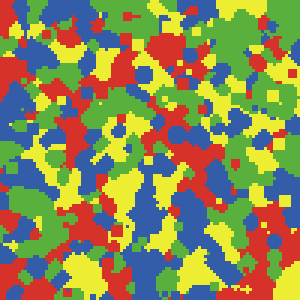
#> input picture Actividad_06/img_25_50.png, 100 x 100 px (shown 3 times larger)
$ python analisis_bali.py
#> lines starting #> are read from the running program, lines starting #| are printed output that depends on the picture; after the words box and inside, x2 and y2 are one past the last pixel; in counts of white or black regions, pixels touching at a corner belong together
#%%
import numpy as np
import skimage as ski
import matplotlib.pyplot as plt
from skimage import measure, color, io
#%%
print(ski.__version__)
#%%
ruta_img = "img_25_50.png"
img = ski.io.imread(ruta_img)
#> img is the input picture: shape (100, 100, 4); mean R, G, B, A 138.1, 136.9, 84.7, 255

plt.imshow(img)
plt.show()


# %%
img_gris = ski.color.rgb2gray(ski.color.rgba2rgb(img))
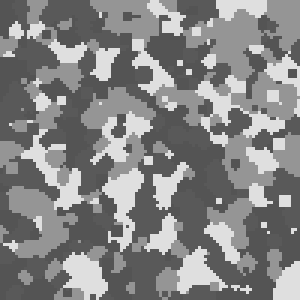
#> img_gris: shape (100, 100) float64 (shown 3 times larger); min 0.331, max 0.876, mean 0.523
img_gris = (img_gris * 255).astype(int)
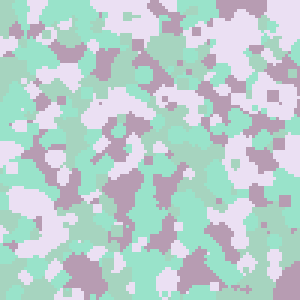
#> img_gris: shape (100, 100) int64 (shown 3 times larger); 4 distinct labels, from 84 to 223; one colour per label, 0 black
img_gris[img_gris == 84] = 1
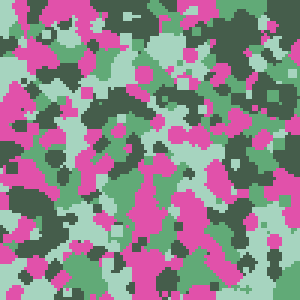
#> img_gris: shape (100, 100) int64 (shown 3 times larger); 4 distinct labels, from 1 to 223; one colour per label, 0 black
# %%
plt.imshow(img_gris)
plt.show()
#%%

img_etiquetado = ski.measure.label(img_gris, connectivity=1) # conectivity 1 son 4 vecinos
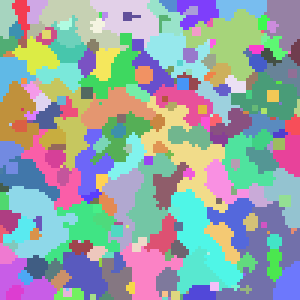
#> img_etiquetado: shape (100, 100) int64 (shown 3 times larger); 225 distinct labels, from 1 to 225; one colour per label, 0 black

plt.imshow(img_etiquetado, cmap = "prism")
plt.show()
# %%
propiedades = ski.measure.regionprops(img_etiquetado)
#> propiedades = 225 regions; largest, box (x1, y1, x2, y2) and area: (72, 67, 100, 100) 369, (47, 32, 76, 71) 333, (61, 3, 88, 27) 307, (2, 62, 26, 86) 281, (57, 63, 81, 96) 278
# cada elemento corresponde a una regio distinta
# propiedades[0]['area']

tamanios =np.array([region['area'] for region in propiedades])
#> tamanios = 225 values, max 369 at index 161, min 1 at index 27, mean 44.44
tamanios

# %%
t_min = tamanios.min()
#> t_min = 1
t_max = tamanios.max()
#> t_max = 369

bins = range(int(t_min), int(t_max) + 2)

hist, bordes_bins = np.histogram(tamanios, bins = bins, density=True)
#> hist = 369 values, max 0.08 at index 0, min 0 at index 24, mean 0.00271; bordes_bins = 370 values from 1 to 370

plt.plot(bordes_bins[:-1], hist, 's', markersize=4, color='b' )
plt.xscale('log')
plt.yscale('log')
plt.xlabel( 'Tamaño de parche $s$ (pixeles)')
plt.ylabel('$P(s)$')
plt.title('Distribucion de tamaño de parche')
plt.show()
#> figure, not shown here; curve peaks at x = 1, y = 0.08

#%%
log_bins = np.logspace(np.log10(t_min), np.log10(t_max +2),7)
#> log_bins = [1, 2.68, 7.19, 19.26, 51.63, 138.4, 371]
hist_log, bordes_bins_log = np.histogram(tamanios, bins = log_bins, density = False)
#> hist_log = [29, 32, 61, 45, 35, 23]; bordes_bins_log = [1, 2.68, 7.19, 19.26, 51.63, 138.4, 371]
hist_log = hist_log / len(tamanios)
#> hist_log = [0.129, 0.142, 0.271, 0.2, 0.156, 0.102]

plt.plot(bordes_bins_log[:-1], hist_log, 's', markersize=4, color='b' )
plt.xscale('log')
plt.yscale('log')
plt.xlabel( 'Tamaño de parche $s$ (pixeles)')
plt.ylabel('$P(s)$')
plt.title('Distribucion de tamaño de parche (bin logaritmico)')
plt.show()
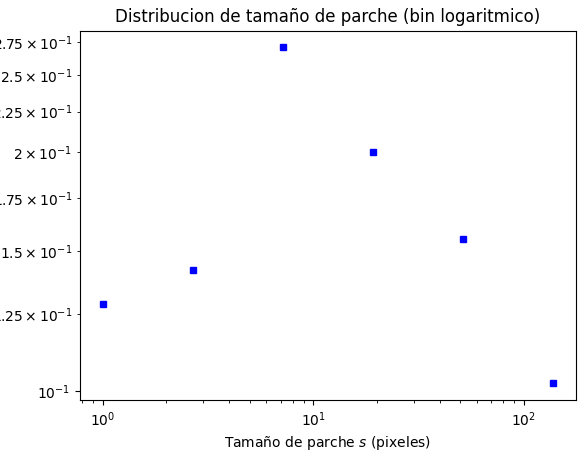
#> figure drawn by matplotlib, 1 panel

#%%
ccdf = np.array([hist[i:].sum() for i in range(len(hist))])
#> ccdf = 369 values, max 1 at index 0, min 0.00444 at index 333, mean 0.12
plt.plot(bordes_bins[:-1], ccdf, 's', markersize=4, color='b' )
plt.xscale('log')
plt.yscale('log')
plt.xlabel( 'Tamaño de parche $s$ (pixeles)')
plt.ylabel('$P(>s)$')
plt.title('Distribucion acumulada complementaria de tamaño de parche')
plt.show()
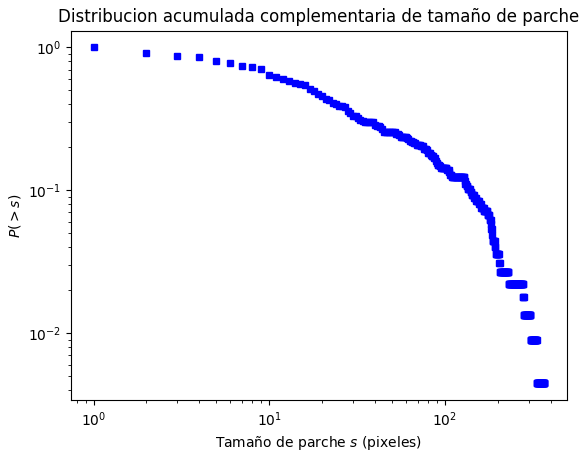
#> figure drawn by matplotlib, 1 panel; curve peaks at x = 1, y = 1
# %%
ccdf_log = np.array([hist_log[i:].sum() for i in range(len(hist_log))])
#> ccdf_log = [1, 0.871, 0.729, 0.458, 0.258, 0.102]
plt.plot(bordes_bins_log[:-1], ccdf_log, 's', markersize=4, color='b' )
plt.xscale('log')
plt.yscale('log')
plt.xlabel( 'Tamaño de parche $s$ (pixeles)')
plt.ylabel('$P(>s)$')
plt.title('Distribucion acumulada complementaria de tamaño de parche (bin logaritmico)')
plt.show()
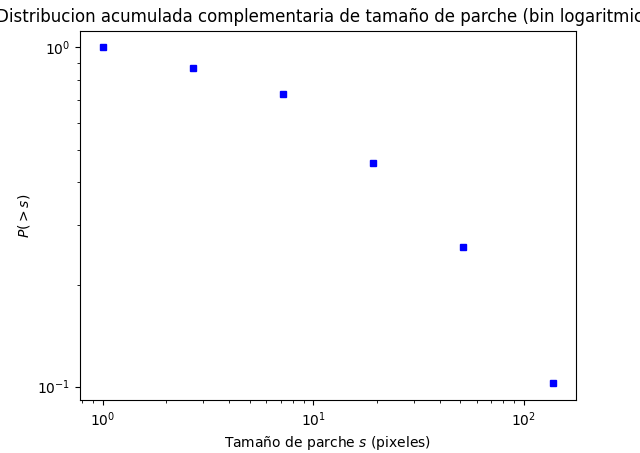
#> figure drawn by matplotlib, 1 panel
